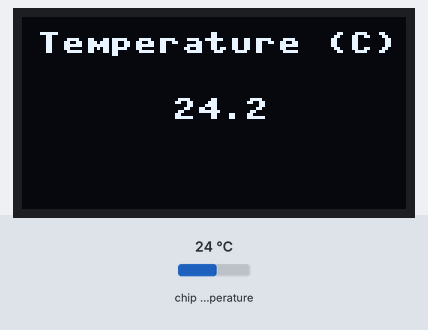
Bench run of a program on a simulated Raspberry Pi Pico running MicroPython. On the bench: 128×64 one-colour display. The test bench sets the inputs (shaded band); at power-on: chip temperature 24 °C.

Above: at 2.2 s.
2.3 s: chip temperature set to 1 °C
At 3.7 s:
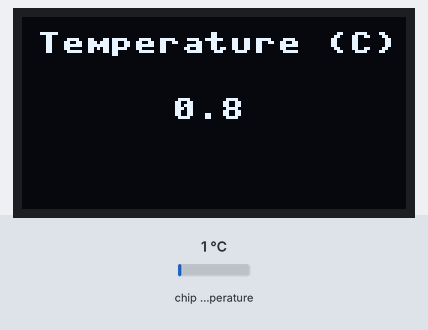
4.1 s: chip temperature set to 11 °C
At 5.1 s:
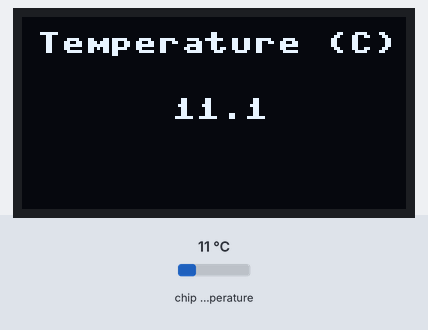
5.6 s: chip temperature set to 22 °C
At 6.5 s:
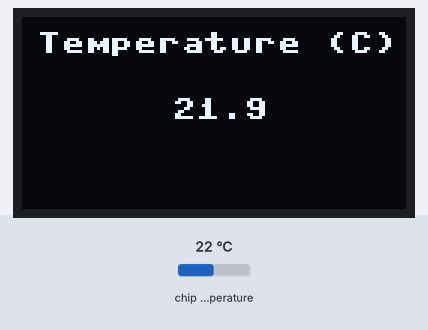
Timing chart, 0 to 8.6 s (numbered marks = the images above; inputs shaded):
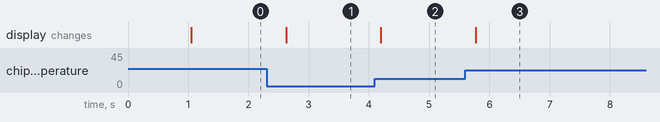

Measured:
- after the input at 2.3 s, the display: changes after 0.32 s (image 1)
- after the input at 4.1 s, the display: changes after 0.10 s (image 2)
- after the input at 5.6 s, the display: changes after 0.17 s (image 3)

The program:

oled.py
```python
from machine import Pin, I2C, ADC
from ssd1306 import SSD1306_I2C
from time import sleep_ms

# Configura sensor de temperatura
sensor_temp = ADC(4)
conversion_factor = 3.3 / (65535)

# Configuração do I2C para se comunicar com o módulo OLED
i2c = I2C(0, scl=Pin(17), sda=Pin(16), freq=400000)
display = SSD1306_I2C(128, 64, i2c, 0x3C)
sleep_ms(1000)  # Aguarda configuração ser aplicada

while True:
    # Lê sensor de temperatura do Pico e calcula temperatura
    reading = sensor_temp.read_u16() * conversion_factor
    temperature = 27 - (reading - 0.706) / 0.001721
    formatted_temperature = f"{temperature:.1f}"

    # Escreve no display
    display.fill(0)
    display.text("Temperature (C)", 5, 5)
    display.text(formatted_temperature, 50, 27)
    display.show()

    sleep_ms(500)  # Aguarda meio segundo
```
